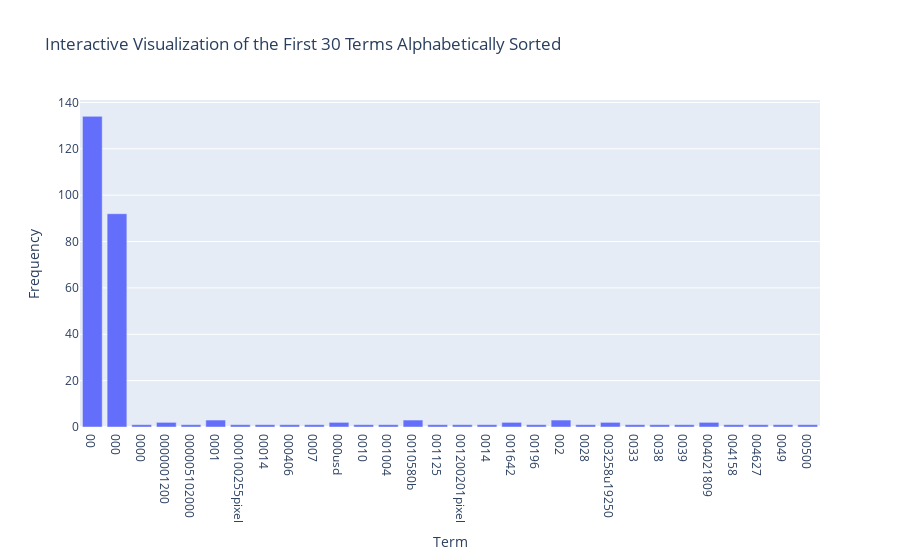

Write notebook code for a chart like this one.
### Markdown cell above
### >>> **Exercise 13 (take home):** 
The chart above only contains 300 vocabulary in the documents, and it's already computationally intensive to both compute and visualize. Can you efficiently reduce the number of terms you want to visualize as an exercise.

### Code cell
# Answer here
# I'll get the first 30 terms alphabetically.
n = 30 # Select first 30 terms for visualization
terms_freq = list(zip(count_vect.get_feature_names_out(), term_frequencies)) # Zip terms and frequencies together so they're treated as a group
terms_freq.sort(key=lambda x: x[0]) # Sort alphabetically
top_n_terms_freq = terms_freq[:n] # Only keep the first n terms
terms, frequencies = zip(*top_n_terms_freq) # Unzip the terms and frequencies so they're no longer grouped

pltly.bar(
    x=terms, 
    y=frequencies, 
    labels={'x':'Term', 'y':'Frequency'},
    title='Interactive Visualization of the First ' + str(n) + ' Terms Alphabetically Sorted'
)

### Figure 1 — Plotly figure (JSON) as saved in the notebook; plotly's stock layout.template omitted (floating-point values rounded to 4 significant figures)
{"data": [{"hovertemplate": "Term=%{x}<br>Frequency=%{y}<extra></extra>", "legendgroup": "", "marker": {"color": "#636efa", "pattern": {"shape": ""}}, "name": "", "orientation": "v", "showlegend": false, "textposition": "auto", "type": "bar", "x": ["00", "000", "0000", "0000001200", "000005102000", "0001", "000100255pixel", "00014", "000406", "0007", "000usd", "0010", "001004", "0010580b", "001125", "001200201pixel", "0014", "001642", "00196", "002", "0028", "003258u19250", "0033", "0038", "0039", "004021809", "004158", "004627", "0049", "00500"], "xaxis": "x", "y": [134, 92, 1, 2, 1, 3, 1, 1, 1, 1, 2, 1, 1, 3, 1, 1, 1, 2, 1, 3, 1, 2, 1, 1, 1, 2, 1, 1, 1, 1], "yaxis": "y"}], "layout": {"barmode": "relative", "legend": {"tracegroupgap": 0}, "title": {"text": "Interactive Visualization of the First 30 Terms Alphabetically Sorted"}, "xaxis": {"anchor": "y", "domain": [0, 1], "title": {"text": "Term"}}, "yaxis": {"anchor": "x", "domain": [0, 1], "title": {"text": "Frequency"}}}}
